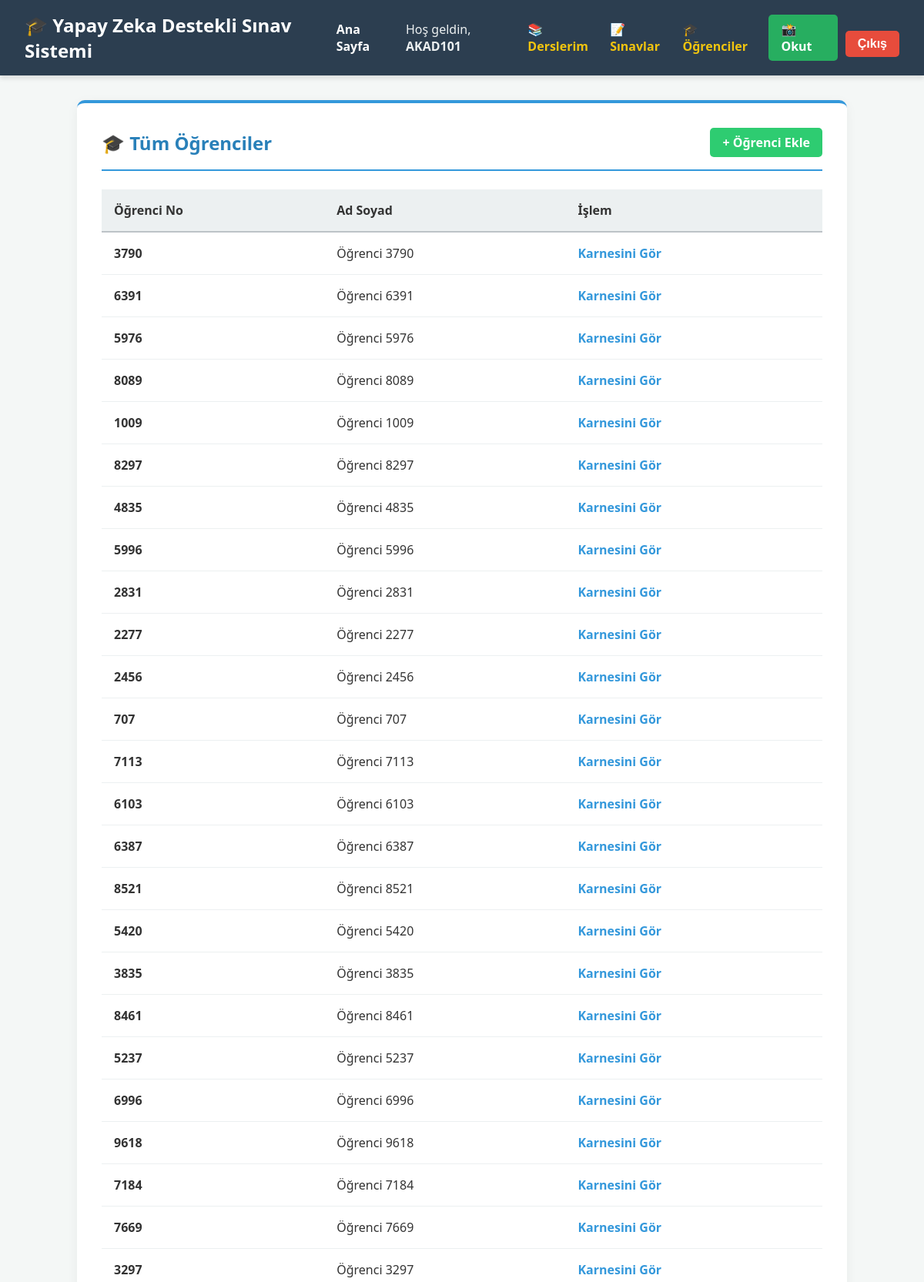
The page /okuyucu/hocalar/ogrenciler/ (signed in, upper part) on the database its author committed.
### okuyucu/models.py (models this page shows, shortened)
class Ogrenci(models.Model):
    ogrenci_id = models.CharField(max_length=4, primary_key=True, verbose_name="Öğrenci No")
    ad_soyad = models.CharField(max_length=100, verbose_name="Ad Soyad")
    kayitli_dersler = models.ManyToManyField('Ders', related_name='ogrenciler', blank=True)

### okuyucu/views.py (the view)
# urls.py: path('hocalar/ogrenciler/', views.OgrenciListView.as_view(), name='ogrenci_listesi'),
class OgrenciListView(LoginRequiredMixin, AkademisyenYetkiMixin, ListView):
    model = Ogrenci
    template_name = 'crud/ogrenci_list.html'
    context_object_name = 'ogrenciler'

### okuyucu/views.py (called while the page is built)
    def test_func(self):
        return self.request.user.is_authenticated and (self.request.user.is_superuser or hasattr(self.request.user, 'akademisyen_profili'))

### okuyucu/templates/crud/ogrenci_list.html (shortened to what this page needs)
{% extends "base.html" %}
{% block content %}
<div class="card" style="margin-top: 2rem;">
    <div style="display: flex; justify-content: space-between; align-items: center; border-bottom: 2px solid #3498db; padding-bottom: 1rem; margin-bottom: 1.5rem;">
        <h2 style="color: #2980b9; margin: 0;">🎓 Tüm Öğrenciler</h2>
        <a href="{% url 'okuyucu:ogrenci_ekle' %}" style="background-color: #2ecc71; color: white; padding: 0.5rem 1rem; text-decoration: none; border-radius: 5px; font-weight: bold;">+ Öğrenci Ekle</a>
    </div>
    <table style="width: 100%; border-collapse: collapse; text-align: left;">
        <thead>
            <tr style="background-color: #ecf0f1; border-bottom: 2px solid #bdc3c7;">
                <th style="padding: 1rem;">Öğrenci No</th>
                <th style="padding: 1rem;">Ad Soyad</th>
                <th style="padding: 1rem;">İşlem</th>
            </tr>
        </thead>
        <tbody>
            {% for ogrenci in ogrenciler %}
            <tr style="border-bottom: 1px solid #ecf0f1;">
                <td style="padding: 1rem; font-weight: bold;">{{ ogrenci.ogrenci_id }}</td>
                <td style="padding: 1rem;">{{ ogrenci.ad_soyad }}</td>
                <td style="padding: 1rem;">
                    <a href="{% url 'okuyucu:ana_sayfa' %}?ogrenci_no={{ ogrenci.ogrenci_id }}" style="color: #3498db; text-decoration: none; font-weight: bold;">Karnesini Gör</a>
                </td>
            </tr>
            {% empty %}
            <tr>
                <td colspan="3" style="padding: 2rem; text-align: center; color: #7f8c8d;">Sistemde kayıtlı öğrenci yok.</td>
            </tr>
            {% endfor %}
        </tbody>
    </table>
</div>
{% endblock %}

### okuyucu/templates/base.html (shortened to what this page needs)
{% load static %}
<!DOCTYPE html>
<html lang="tr">
<head>
    <link rel="stylesheet" href="{% static 'css/style.css' %}">
</head>
<body>
    <nav class="navbar">
        <h1>🎓 Yapay Zeka Destekli Sınav Sistemi</h1>
        <div style="display: flex; align-items: center;">
            <a href="{% url 'okuyucu:ana_sayfa' %}" style="color: white; margin-right: 20px; text-decoration: none; font-weight: bold;">Ana Sayfa</a>
            {% if user.is_authenticated %}
                <span style="color: #ecf0f1; margin-right: 15px;">Hoş geldin, <b>{{ user.username }}</b></span>
                <a href="{% url 'okuyucu:ders_listesi' %}" style="color: #f1c40f; text-decoration: none; margin-right: 15px; font-weight: bold;">📚 Derslerim</a>
                <a href="{% url 'okuyucu:sinav_listesi' %}" style="color: #f1c40f; text-decoration: none; margin-right: 15px; font-weight: bold;">📝 Sınavlar</a>
                <a href="{% url 'okuyucu:ogrenci_listesi' %}" style="color: #f1c40f; text-decoration: none; margin-right: 15px; font-weight: bold;">🎓 Öğrenciler</a>
                <a href="{% url 'okuyucu:kagit_yukle' %}"
                    style="background-color: #27ae60; color: white; padding: 0.5rem 1rem; text-decoration: none; border-radius: 5px; font-weight: bold; margin-right: 10px; transition: 0.3s;">📸
                    Okut</a>
                <form action="{% url 'okuyucu:logout' %}" method="post" style="display:inline;">
                    <button type="submit" style="background-color: #e74c3c; color: white; border: none; padding: 0.5rem 1rem; border-radius: 5px; font-weight: bold; cursor: pointer; transition: 0.3s;">Çıkış</button>
                </form>
            {% else %}
                <a href="{% url 'okuyucu:login' %}" style="background-color: #3498db; color: white; padding: 0.6rem 1.2rem; text-decoration: none; border-radius: 5px; font-weight: bold; transition: 0.3s;">🔑 Giriş Yap</a>
            {% endif %}
        </div>
    </nav>
    <div class="container">
        {% block content %}
        {% endblock %}
    </div>
</body>
</html>

### okuyucu/static/css/style.css (style rules this page uses)
:root { --primary-color: #2c3e50; --secondary-color: #3498db; --bg-color: #f4f7f6; --card-bg: #ffffff; --text-color: #333333; }
body { font-family: 'Segoe UI', Tahoma, Geneva, Verdana, sans-serif; background-color: var(--bg-color); color: var(--text-color); margin: 0; padding: 0; }
.navbar { background-color: var(--primary-color); color: white; padding: 1rem 2rem; display: flex; justify-content: space-between; align-items: center; box-shadow: 0 4px 6px rgba(0, 0, 0, 0.1); }
.navbar h1 { margin: 0; font-size: 1.5rem; }
.container { max-width: 1000px; margin: 2rem auto; padding: 0 1rem; }
.card { background-color: var(--card-bg); padding: 2rem; border-radius: 10px; box-shadow: 0 4px 15px rgba(0, 0, 0, 0.05); border-top: 4px solid var(--secondary-color); }
.card h2 { margin-top: 0; color: var(--primary-color); }
button { margin-top: 1rem; padding: 0.8rem; background-color: var(--secondary-color); color: white; border: none; border-radius: 5px; font-size: 1rem; cursor: pointer; transition: background-color 0.3s; }

### rows shown on the page
Ogrenci: ogrenci_id "3790", ad_soyad "Öğrenci 3790"
Ogrenci: ogrenci_id "6391", ad_soyad "Öğrenci 6391"
Ogrenci: ogrenci_id "5976", ad_soyad "Öğrenci 5976"
Ogrenci: ogrenci_id "8089", ad_soyad "Öğrenci 8089"
Ogrenci: ogrenci_id "1009", ad_soyad "Öğrenci 1009"
Ogrenci: ogrenci_id "8297", ad_soyad "Öğrenci 8297"
Ogrenci: ogrenci_id "4835", ad_soyad "Öğrenci 4835"
Ogrenci: ogrenci_id "5996", ad_soyad "Öğrenci 5996"
Ogrenci: ogrenci_id "2831", ad_soyad "Öğrenci 2831"
Ogrenci: ogrenci_id "2277", ad_soyad "Öğrenci 2277"
Ogrenci: ogrenci_id "2456", ad_soyad "Öğrenci 2456"
Ogrenci: ogrenci_id "707", ad_soyad "Öğrenci 707"
Ogrenci: ogrenci_id "7113", ad_soyad "Öğrenci 7113"
Ogrenci: ogrenci_id "6103", ad_soyad "Öğrenci 6103"
Ogrenci: ogrenci_id "6387", ad_soyad "Öğrenci 6387"
Ogrenci: ogrenci_id "8521", ad_soyad "Öğrenci 8521"
Ogrenci: ogrenci_id "5420", ad_soyad "Öğrenci 5420"
Ogrenci: ogrenci_id "3835", ad_soyad "Öğrenci 3835"
Ogrenci: ogrenci_id "8461", ad_soyad "Öğrenci 8461"
Ogrenci: ogrenci_id "5237", ad_soyad "Öğrenci 5237"
Ogrenci: ogrenci_id "6996", ad_soyad "Öğrenci 6996"
Ogrenci: ogrenci_id "9618", ad_soyad "Öğrenci 9618"
Ogrenci: ogrenci_id "7184", ad_soyad "Öğrenci 7184"
Ogrenci: ogrenci_id "7669", ad_soyad "Öğrenci 7669"
Ogrenci: ogrenci_id "3297", ad_soyad "Öğrenci 3297"

### other values the page prints
{{ user.username }} "AKAD101"
